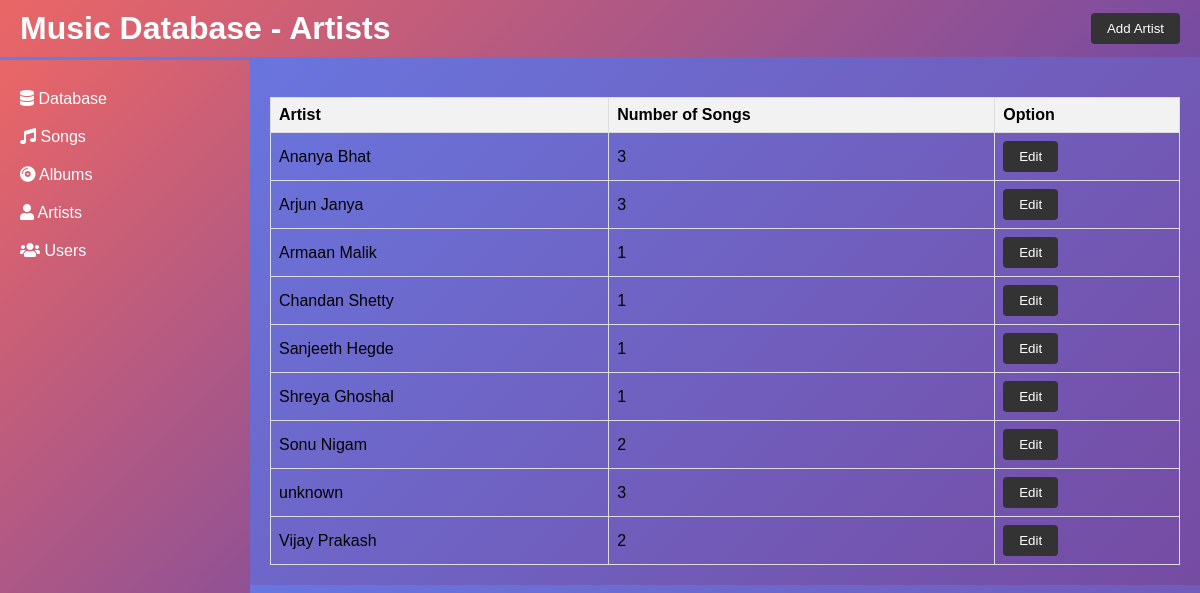
The page /admin_artists.php on the database its author committed.
### tables this page shows
CREATE TABLE `artists` (
  `Artist` varchar(20) NOT NULL,
  `no_songs` int(11) DEFAULT NULL,
  `Artist_cover` varchar(20) NOT NULL
);

### admin_artists.php (the view, shortened to what this page needs)
<!DOCTYPE html>
<html lang="en">
<head>
<link rel="stylesheet" href="https://cdnjs.cloudflare.com/ajax/libs/font-awesome/5.15.4/css/all.min.css">
</head>
<body>
<div class="navbar">
    <h1>Music Database - Artists</h1>
    <button id="addArtistBtn">Add Artist</button>
</div>
<div class="sidebar" id="sidebar">
    <a href="./dashboard.php" class="active"><i class="fas fa-database"></i> Database</a>
    <a href="./admin_songs.php"><i class="fas fa-music"></i> Songs</a>
    <a href="./admin_albums.php"><i class="fas fa-compact-disc"></i> Albums</a>
    <a href="./admin_artists.php"><i class="fas fa-user"></i> Artists</a>
    <a href="./admin_users.php"><i class="fas fa-users"></i> Users</a>
</div>
<div class="content">
    <table>
        <tr>
            <th>Artist</th>
            <th>Number of Songs</th>
            <th>Option</th>
        </tr>
        <?php
        include "connection.php";
        $sql="SELECT * FROM artists;";
        $res=mysqli_query($conn, $sql);
        $num=mysqli_num_rows($res);
        for ($i=0; $i <$num ; $i++) {
          $row=mysqli_fetch_assoc($res);
        ?>
        <tr>
            <td><?php echo $row['Artist'] ?></td>
            <td><?php echo $row['no_songs'] ?></td>
            <td>
            <a href="./admin_edit_artist.php?artist=<?php echo $row['Artist'] ?>"><button>Edit</button></a>
            </td>
        </tr>
        <?php
        }
        ?>
    </table>
</div>
</body>
</html>

### admin_artists.php (style rules this page uses)
body { margin: 0; overflow:scroll; padding: 0; justify-content:center; align-items: top; background: linear-gradient(135deg, #667eea, #764ba2); font-family: Arial, sans-serif; }
.navbar { background: linear-gradient(135deg, #ea6666, #764ba2); color: white; padding: 10px 20px; display: flex; justify-content: space-between; align-items: center; position: sticky; top:0px; }
.navbar h1 { margin: 0; }
.sidebar { position: fixed; left: 0; top: 60px; height: calc(100% - 60px); width: 250px; background: linear-gradient(135deg, #ea6666, #764ba2); padding-top: 20px; transition: all 0.3s; }
.sidebar a { display: block; color: white; padding: 10px 20px; text-decoration: none; transition: background 0.3s; }
.content { margin-left: 250px; padding: 20px; transition: all 0.3s; }
table { width: 100%; border-collapse: collapse; margin-top: 20px; }
table, th, td { border: 1px solid #ddd; padding: 8px; text-align: left; }
th { background-color: #f2f2f2; }
button { padding: 8px 16px; background-color: #333; color: white; border: none; border-radius: 4px; cursor: pointer; }

### rows shown on the page
artists: Artist "Ananya Bhat", no_songs "3"
artists: Artist "Arjun Janya", no_songs "3"
artists: Artist "Armaan Malik", no_songs "1"
artists: Artist "Chandan Shetty", no_songs "1"
artists: Artist "Sanjeeth Hegde", no_songs "1"
artists: Artist "Shreya Ghoshal", no_songs "1"
artists: Artist "Sonu Nigam", no_songs "2"
artists: Artist "unknown", no_songs "3"
artists: Artist "Vijay Prakash", no_songs "2"
